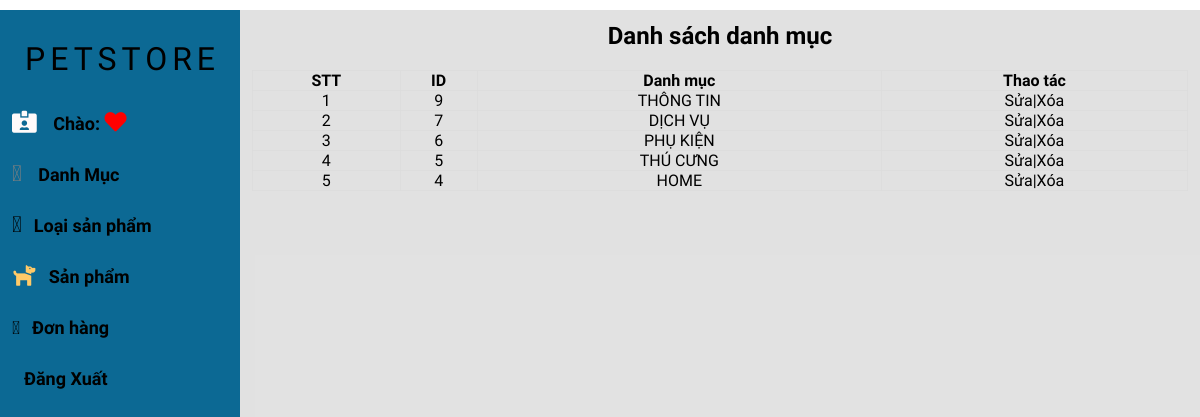
/admin/cartegorylist.php, run on the app's committed database.
### tables this page shows
CREATE TABLE `tbl_cartegory` (
  `cartegory_id` int(11) NOT NULL,
  `cartegory_name` varchar(255) NOT NULL
);

### admin/database.php (called while the page is built, shortened)
<?php
Class Database{
    public $host = DB_HOST;
    public $user = DB_USER;
    public $pass = DB_PASS;
    public $dbname = DB_NAME;
    public $link;
    private function connectDB(){
        $this->link = new mysqli($this->host, $this->user, $this->pass, $this->dbname);
        if($this->link){
            return false;
        }
    }
    public function select($query){
        $result = $this->link->query($query) or
          die($this->link->error.__LINE__);
        if($result->num_rows > 0){
            return $result;
        } else {
            return false;
        }
    }
}
?>

### admin/class/cartegory_class.php (called while the page is built, shortened)
<?php
include "database.php";
?>
<?php
class cartegory{
    private $db;
    public function __construct()
    {
        $this->db = new Database();
    }
    public function show_cartegory(){
        $query = "SELECT * FROM tbl_cartegory ORDER BY cartegory_id DESC";
        $result = $this ->db->select($query);
        return $result;
    }
}
?>

### admin/cartegorylist.php (the view, shortened to what this page needs)
<?php
include "header.php";
include "slider.php";
include "class/cartegory_class.php";
?>
<?php
$cartegory = new cartegory;
$show_cartegory= $cartegory ->show_cartegory();
?>
<div class="admin-content-right">
<div style="width: 100%; text-align: center" class="admin-content-right-cartegory_list">
<h1> Danh sách danh mục</h1>
                <table >
                    <tr>
                        <th>STT</th>
                        <th>ID</th>
                        <th>Danh mục</th>
                        <th>Thao tác</th>
                    </tr>
                    <?php
                    if($show_cartegory){ $i=0;
                        while($result = $show_cartegory->fetch_assoc()) {$i++;
                    ?>
                    <tr>
                        <td><?php echo $i ?></td>
                        <td><?php echo $result['cartegory_id'] ?></td>
                        <td><?php echo $result['cartegory_name'] ?></td>
                        <td><a href="cartegoryedit.php?cartegory_id=<?php echo $result['cartegory_id'] ?>" >Sửa</a>|<a href="cartegorydelete.php?cartegory_id=<?php echo $result['cartegory_id'] ?>">Xóa</a></td>
                    </tr>
                    <?php
                        }
                    }
                    ?>
                </table>
    </section>
</body>
</html>

### admin/style.css (style rules this page uses)
:root { --maincolor: #0462a0; --subcolor: #0c6994; }
* { margin: 0; padding: 0; box-sizing: border-box; font-family: 'Solway', serif; color: #000; }
a { text-decoration: none; color: black; }
.admin-content-right { width: 80%; background-color: rgba(221, 221, 221, 0.867); padding: 12px 12px; height: 100vh; overflow-y: scroll; }
.admin-content-right-cartegory_list table { width: 100%; text-align: center; margin-top: 20px; }
.admin-content-right-cartegory_list table tr th,td { border: 1px solid #dddd; }
table { border-collapse: collapse ; }

### data on the page
tbl_cartegory: cartegory_id "9", cartegory_name "THÔNG TIN"
tbl_cartegory: cartegory_id "7", cartegory_name "DỊCH VỤ"
tbl_cartegory: cartegory_id "6", cartegory_name "PHỤ KIỆN"
tbl_cartegory: cartegory_id "5", cartegory_name "THÚ CƯNG"
tbl_cartegory: cartegory_id "4", cartegory_name "HOME"
